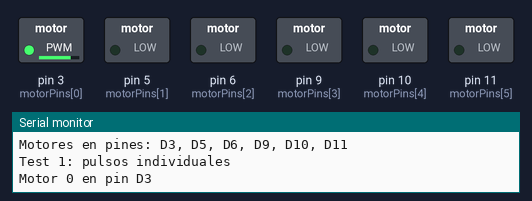
A sketch run on a simulated Arduino Nano, built with avr-gcc and run on an emulated ATmega328P. Parts: switched loads named in the sketch (green lamp = pin HIGH), the last lines printed to the serial monitor.

Above: at 0.2 s.
At 3.7 s:
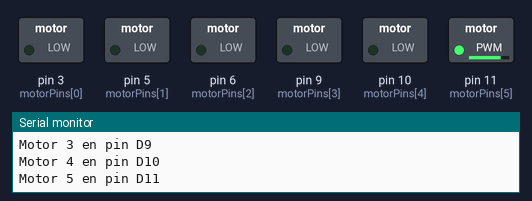
At 7.86 s:
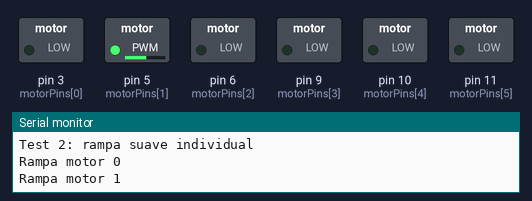
At 16.2 s:
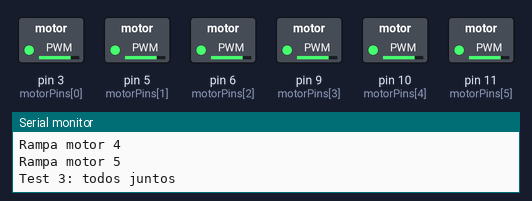
At 27.01 s:
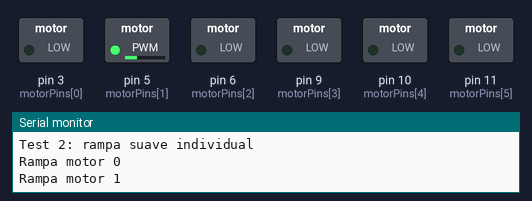
At 37.8 s:
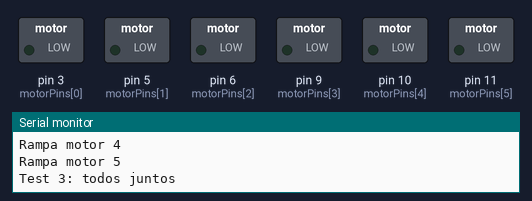
Timing chart, 0 to 40.0 s (numbered marks = the images above):
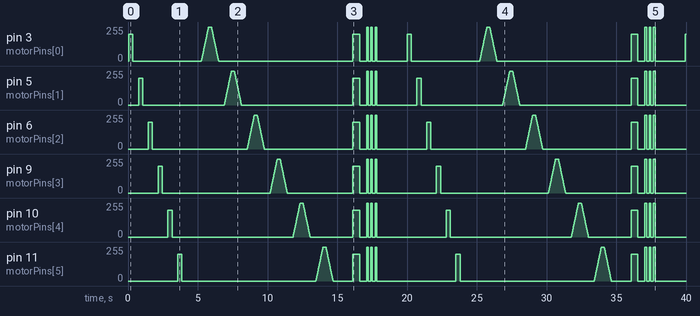

The sketch:

test_motores.ino
```cpp
/*
  Test de 6 motores ERM con Arduino Nano
  Controlados por transistor BC548 / 2N2222 / similar

  Conexiones:
  Motor 0 -> D3  PWM
  Motor 1 -> D5  PWM
  Motor 2 -> D6  PWM
  Motor 3 -> D9  PWM
  Motor 4 -> D10 PWM
  Motor 5 -> D11 PWM

  Circuito típico con BC548:
  - Pin PWM Arduino -> resistencia 1k -> base del transistor
  - Emisor -> GND
  - Colector -> negativo del motor
  - Positivo del motor -> +V motores, por ejemplo 3V o 5V
  - GND fuente motores unido a GND Arduino
  - Diodo flyback en paralelo con el motor:
      cátodo a +V motor
      ánodo al lado del transistor / negativo del motor
*/

const int motorPins[] = {3, 5, 6, 9, 10, 11};
const int motorCount = 6;

// Ajustes generales
const int intensidadTest = 200;   // 0-255. Bajarlo si vibra demasiado fuerte.
const int intensidadMax  = 255;
const int duracionPulso  = 300;   // ms
const int pausaEntre     = 400;   // ms

void setup() {
  Serial.begin(9600);

  for (int i = 0; i < motorCount; i++) {
    pinMode(motorPins[i], OUTPUT);
    analogWrite(motorPins[i], 0);
  }

  Serial.println("Test de motores iniciado");
  Serial.println("Motores en pines: D3, D5, D6, D9, D10, D11");
}

void loop() {
  testUnoPorUno();
  delay(1000);

  testRampaUnoPorUno();
  delay(1000);

  testTodosJuntos();
  delay(2000);
}

void testUnoPorUno() {
  Serial.println("Test 1: pulsos individuales");

  for (int i = 0; i < motorCount; i++) {
    Serial.print("Motor ");
    Serial.print(i);
    Serial.print(" en pin D");
    Serial.println(motorPins[i]);

    analogWrite(motorPins[i], intensidadTest);
    delay(duracionPulso);

    analogWrite(motorPins[i], 0);
    delay(pausaEntre);
  }
}

void testRampaUnoPorUno() {
  Serial.println("Test 2: rampa suave individual");

  for (int i = 0; i < motorCount; i++) {
    Serial.print("Rampa motor ");
    Serial.println(i);

    // Sube intensidad
    for (int val = 0; val <= intensidadMax; val += 5) {
      analogWrite(motorPins[i], val);
      delay(10);
    }

    delay(200);

    // Baja intensidad
    for (int val = intensidadMax; val >= 0; val -= 5) {
      analogWrite(motorPins[i], val);
      delay(10);
    }

    analogWrite(motorPins[i], 0);
    delay(pausaEntre);
  }
}

void testTodosJuntos() {
  Serial.println("Test 3: todos juntos");

  for (int i = 0; i < motorCount; i++) {
    analogWrite(motorPins[i], intensidadTest);
  }

  delay(500);

  for (int i = 0; i < motorCount; i++) {
    analogWrite(motorPins[i], 0);
  }

  delay(500);

  // Tres impulsos cortos
  for (int pulso = 0; pulso < 3; pulso++) {
    for (int i = 0; i < motorCount; i++) {
      analogWrite(motorPins[i], intensidadMax);
    }

    delay(120);

    for (int i = 0; i < motorCount; i++) {
      analogWrite(motorPins[i], 0);
    }

    delay(180);
  }
}
```
